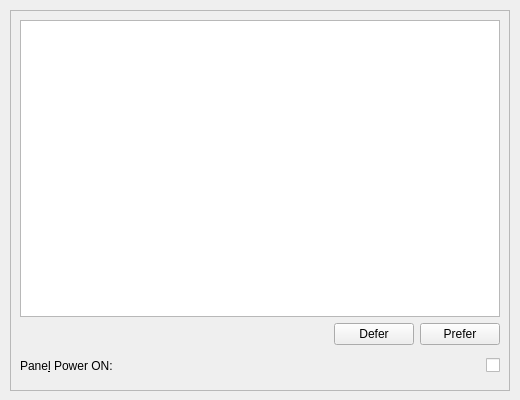
<?xml version="1.0" encoding="UTF-8"?>
<ui version="4.0">
 <author>Azael Avalos &lt;coproscefalo@gmail.com&gt;</author>
 <class>BootOrder</class>
 <widget class="QWidget" name="BootOrder">
  <property name="geometry">
   <rect>
    <x>0</x>
    <y>0</y>
    <width>520</width>
    <height>400</height>
   </rect>
  </property>
  <property name="windowTitle">
   <string>Boot Settings</string>
  </property>
  <widget class="QWidget" name="verticalLayoutWidget">
   <property name="geometry">
    <rect>
     <x>10</x>
     <y>10</y>
     <width>500</width>
     <height>381</height>
    </rect>
   </property>
   <layout class="QVBoxLayout" name="verticalLayout">
    <item>
     <widget class="QFrame" name="frame">
      <property name="frameShape">
       <enum>QFrame::StyledPanel</enum>
      </property>
      <property name="frameShadow">
       <enum>QFrame::Raised</enum>
      </property>
      <layout class="QGridLayout" name="gridLayout">
       <item row="0" column="0" colspan="3">
        <layout class="QVBoxLayout" name="bootOrderLayout">
         <item>
          <widget class="QTreeView" name="deviceList">
           <property name="sizePolicy">
            <sizepolicy hsizetype="Preferred" vsizetype="Expanding">
             <horstretch>0</horstretch>
             <verstretch>0</verstretch>
            </sizepolicy>
           </property>
          </widget>
         </item>
         <item>
          <layout class="QHBoxLayout" name="buttonsLayout">
           <item>
            <spacer name="horizontalSpacer">
             <property name="orientation">
              <enum>Qt::Horizontal</enum>
             </property>
             <property name="sizeHint" stdset="0">
              <size>
               <width>40</width>
               <height>20</height>
              </size>
             </property>
            </spacer>
           </item>
           <item>
            <widget class="QPushButton" name="deferButton">
             <property name="text">
              <string>Defer</string>
             </property>
            </widget>
           </item>
           <item>
            <widget class="QPushButton" name="preferButton">
             <property name="text">
              <string>Prefer</string>
             </property>
            </widget>
           </item>
          </layout>
         </item>
        </layout>
       </item>
       <item row="1" column="0">
        <widget class="QLabel" name="panel_power_label">
         <property name="minimumSize">
          <size>
           <width>200</width>
           <height>30</height>
          </size>
         </property>
         <property name="text">
          <string>Pane&amp;l Power ON:</string>
         </property>
         <property name="buddy">
          <cstring>panel_power_checkbox</cstring>
         </property>
        </widget>
       </item>
       <item row="1" column="1">
        <spacer name="panel_power_spacer">
         <property name="orientation">
          <enum>Qt::Horizontal</enum>
         </property>
         <property name="sizeHint" stdset="0">
          <size>
           <width>300</width>
           <height>30</height>
          </size>
         </property>
        </spacer>
       </item>
       <item row="1" column="2">
        <widget class="QCheckBox" name="panel_power_checkbox">
         <property name="toolTip">
          <string>Turns ON the laptop whenever you open the LID.</string>
         </property>
         <property name="whatsThis">
          <string>Turns ON the laptop whenever you open the LID.</string>
         </property>
         <property name="text">
          <string/>
         </property>
        </widget>
       </item>
      </layout>
     </widget>
    </item>
   </layout>
  </widget>
 </widget>
 <resources/>
 <connections/>
</ui>
